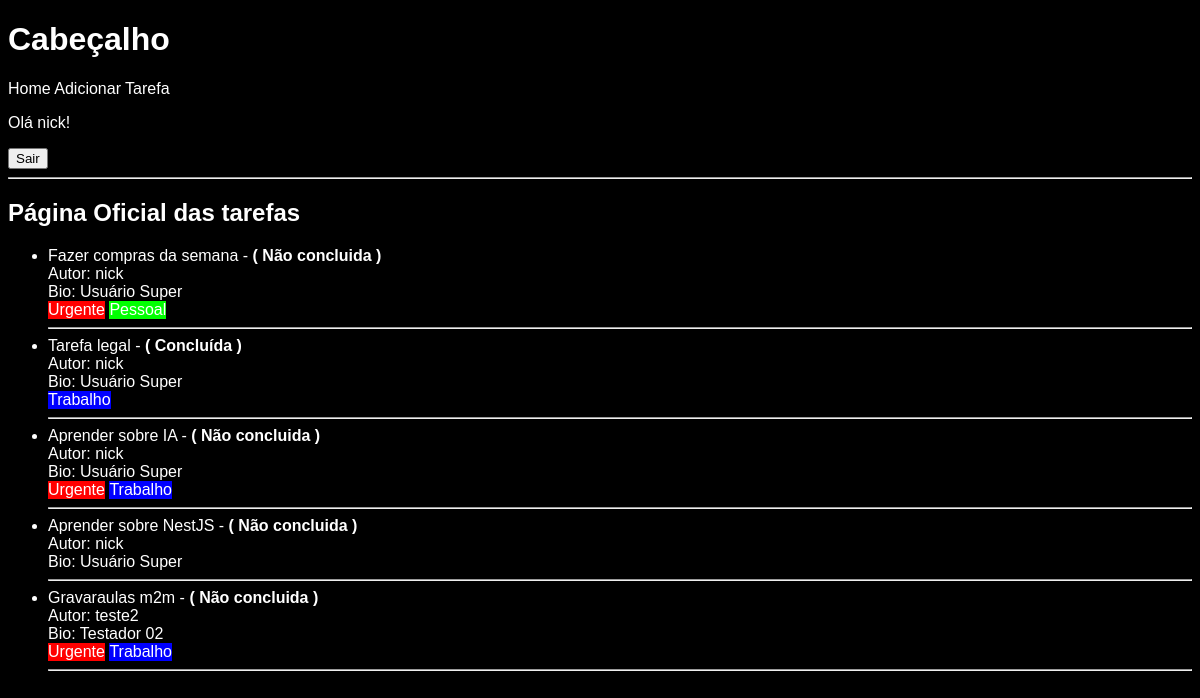
/tarefas/ (signed in), run on the app's committed database.
### tarefas/models.py (models this page shows, shortened)
class Tarefa(models.Model):
    titulo = models.CharField(max_length=100)
    descricao = models.TextField(blank=True)
    concluida = models.BooleanField(default=False)
    criada_em = models.DateTimeField(auto_now_add=True)
    usuario = models.ForeignKey(User, on_delete=models.CASCADE) # Deleta o usuario e todas as tarefas associadas a ele
    etiquetas = models.ManyToManyField(Etiqueta, blank=True)
    class Meta:
        permissions = [
            ('can_view_all_tarefa', 'Can view tasks from all users'),
        ]

class Perfil(models.Model):
    usuario = models.OneToOneField(User, on_delete=models.CASCADE)
    bio = models.TextField(blank=True)
    tema_escuro = models.BooleanField(default=False)

class Etiqueta(models.Model):
    nome = models.CharField(unique=True)
    cor = models.CharField(default='#000')

### tarefas/views.py (the view)
# urls.py: 2. Add a URL to urlpatterns:  path('', views.home, name='home')
@login_required # Garante que o usuario esteja logado para acessar a view
def home(request):
   lista = Tarefa.objects.select_related('usuario', 'usuario__perfil').prefetch_related('etiquetas').all() # Faz uma consulta no DB para trazer todas as tarefas ja com o nome de usuario e o perfil
   if request.user.has_perm('tarefas.can_view_all_tarefa'):
      lista = lista.all()
   else:
      lista = lista.filter(usuario=request.user)
   for tarefa in lista:
      tarefa.etiquetas_lista = list(tarefa.etiquetas.all())
   return render(request, 'tarefas/home.html', {'tarefas': lista})

### tarefas/templates/tarefas/home.html (shortened to what this page needs)
{% extends 'tarefas/base.html' %}
{% block corpo %}
<h2>Página Oficial das tarefas</h2>
{% if tarefas %}
<ul>
   {% for tarefa in tarefas %}
   <li>
      <div>
         <a href="{% url 'tarefa' tarefa.id %}">
            {{ tarefa.titulo }}</a> -
         <strong>
            {% if tarefa.concluida %}
            ( Concluída )
            {% else %}
            ( Não concluida )
            {% endif %}
         </strong>
      </div>
      <div>
         Autor: {{ tarefa.usuario.username }}
      </div>
      <div>
         Bio: {{ tarefa.usuario.perfil.bio }}
      </div>
      <div>
         {% for etiqueta in tarefa.etiquetas_lista %}
            <div
               style='display: inline-block; background-color: {{ etiqueta.cor }}'>{{ etiqueta.nome }}</div>
         {% endfor %}
      </div>
      <hr />
   </li>
   {% endfor %}
</ul>
{% else %}
<p>Nenhuma tarefa cadastradas.</p>
{% endif %}
{% endblock %}

### tarefas/templates/tarefas/base.html (shortened to what this page needs)
{% load static %}
<!DOCTYPE html>
<html lang="pt-bri">
<head>
   <link rel="stylesheet" href="{% static 'tarefas/style.css' %}">
</head>
<body>
   <header>
      <h1>Cabeçalho</h1>
      <nav>
         <a href="{% url 'home' %}">Home</a>
         <a href="{% url 'adicionar' %}">Adicionar Tarefa</a>
      </nav>
      <div>
         {% if user.is_authenticated %}
            <p>Olá {{ user.username }}!</p>
            <form method="post" action="{% url 'logout' %}">
               <button type="submit">Sair</button>
            </form>
         {% else %}
            <form method="post" action="{% url 'login' %}">
               {% csrf_token %}
               <button type="submit">Entrar</button>
            </form>
         {% endif %}
      </div>
      <hr />
   </header>
   {% block corpo %}
   {% endblock %}
</body>
</html>

### tarefas/static/tarefas/style.css (style rules this page uses)
body { font-family: 'Arial', sans-serif; font-size: 16px; background-color: #000; color: #FFF; }
h1, h2 { font-weight: bold; }
a { color: #FFF; text-decoration: none; }

### data on the page
Tarefa: titulo "Fazer compras da semana", concluida "( Não concluida )", usuario.username "nick", usuario.perfil.bio "Usuário Super"
Etiqueta: nome "Urgente"
Etiqueta: nome "Pessoal"
Tarefa: titulo "Tarefa legal", concluida "( Concluída )", usuario.username "nick", usuario.perfil.bio "Usuário Super"
Etiqueta: nome "Trabalho"
Tarefa: titulo "Aprender sobre IA", concluida "( Não concluida )", usuario.username "nick", usuario.perfil.bio "Usuário Super"
Tarefa: titulo "Aprender sobre NestJS", concluida "( Não concluida )", usuario.username "nick", usuario.perfil.bio "Usuário Super"
Tarefa: titulo "Gravaraulas m2m", concluida "( Não concluida )", usuario.username "teste2", usuario.perfil.bio "Testador 02"

### other printed values
{{ user.username }} "nick"
